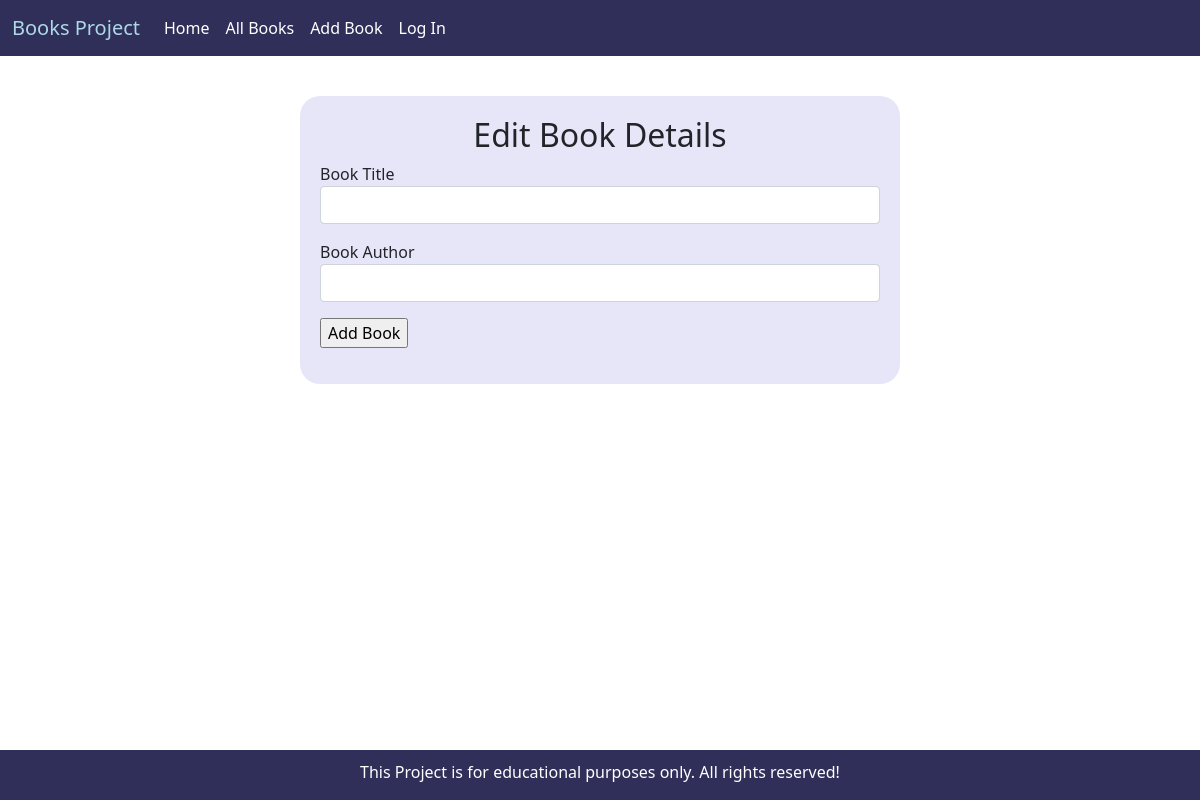
The app's page /update/6, older data.
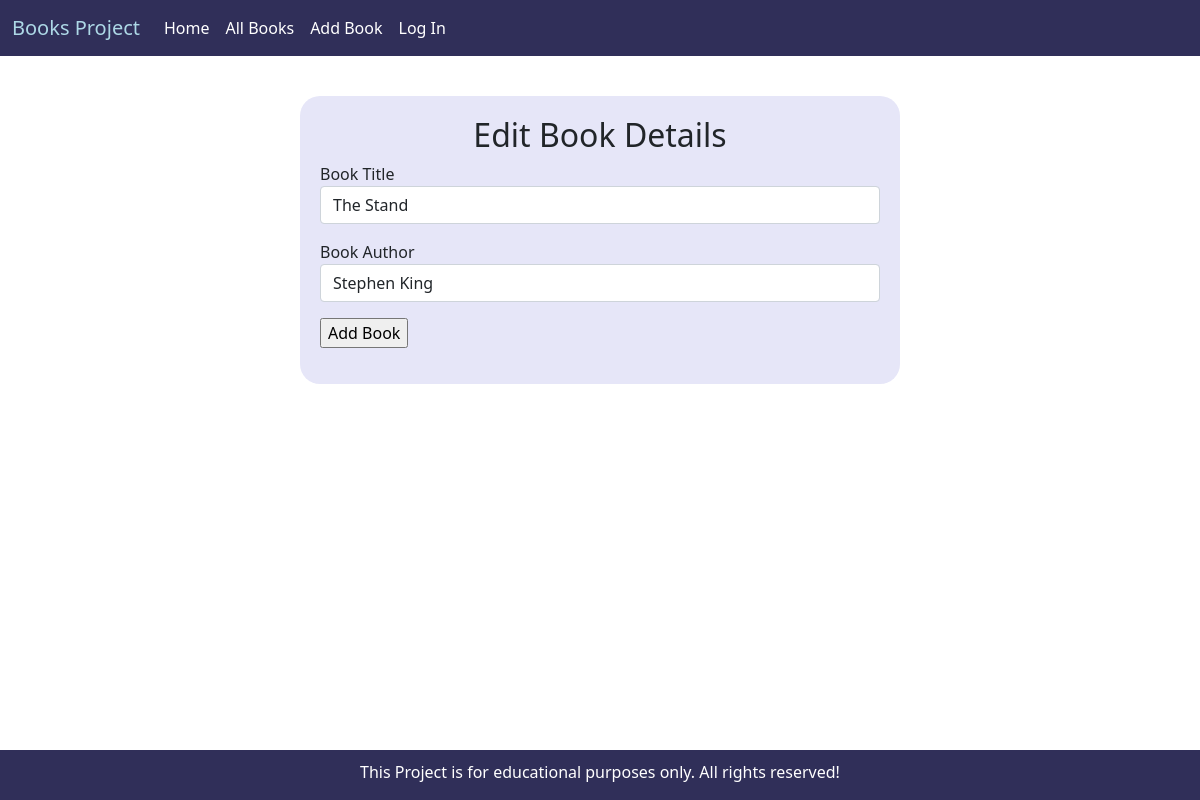
The same page, newer data.
### models.py (models this page shows, shortened)
class Book(db.Model):
    id = db.Column(db.Integer, primary_key = True)
    title = db.Column(db.String(40),index=True,unique=True)
    author = db.Column(db.String(40),index=True,unique = False)
    rating = db.Column(db.Integer, index = True,unique = False)
    genre = db.Column(db.Integer, index= True, unique = False)

### routes.py (the view)
@app.route('/update/<int:book_id>',methods=["GET","POST"])
def update(book_id):
    bookform = forms.BookForm()
    book = Book.query.get(book_id)
    if bookform.validate_on_submit():
        book.title = bookform.title.data
        book.author = bookform.author.data
        db.session.commit()
    return render_template('book_update.html',template_form = bookform,book = book)

### forms.py
class BookForm(FlaskForm):
    title = StringField("Book Title",[validators.DataRequired()])
    author = StringField("Book Author",[validators.DataRequired()])
    rating =  SelectField("Book Rating",choices=[(1,'Terrible'),(2,'Poor'),(3,'Decent'),(4,'Very Good'),(5,'Amazing')])
    genre =  SelectField("Book Genre",choices=[('Fantasy','Fantasy'),('Horror','Horror'),('Mystery','Mystery'),
    ('Romance','Romance'),('Literature','Literature')])
    submit = SubmitField("Add Book")

### templates/book_update.html (shortened to what this page needs)
{% extends 'base.html' %}
{% block content %}
<div class="container-fluid add-book">
    <h2>Edit Book Details</h2>
    <form method ="POST">
        <div class="form-group">
            <p>
            {{ template_form.title.label}}
            {{ template_form.title(class_="form-control",value=book.title)}}
        </p>
        </div>
        <div class="form-group">
            <p>
            {{ template_form.author.label}}
            {{ template_form.author(class_="form-control",value=book.author)}}
        </p>
        </div>
            {{ template_form.submit()}}
    </form>
</div>
  {% endblock %}

### templates/base.html (shortened to what this page needs)
<html lang="en">
<head>
    <link href="https://cdn.jsdelivr.net/npm/bootstrap@5.0.0-beta1/dist/css/bootstrap.min.css" rel="stylesheet">
    <link rel="stylesheet" type="text/css" href="{{ url_for('static', filename='styles.css')}}"/>
    <link rel="stylesheet" href="https://cdn.jsdelivr.net/npm/bootstrap-icons@1.3.0/font/bootstrap-icons.css">
</head>
<body>
    {% extends 'nav_bar.html' %}

### templates/nav_bar.html (shortened to what this page needs)
<nav class="navbar navbar-expand-lg navbar-light" id="my_nav">
    <div class="container-fluid">
      <a class="navbar-brand" href="{{url_for('index')}}" id="brand">Books Project</a>
      <div class="collapse navbar-collapse" id="navbarNavAltMarkup">
        <div class="navbar-nav menu">
          <a class="nav-link active" href="{{url_for('index')}}" id="item">Home</a>
          <a class="nav-link" href="{{url_for('books')}}" id="item">All Books</a>
          <a class="nav-link" href="{{url_for('add_book')}}" id="item">Add Book</a>
          <a class="nav-link" href="#" id="item">Log In</a>
        </div>
      </div>
    </div>
  </nav>
  {% block content %}
  {% endblock %}
    <div class="footer">
      <span> This Project is for educational purposes only. All rights reserved!</span>
    </div>

### static/styles.css (style rules this page uses)
body { background-image: url('https://images.unsplash.com/photo-1519682337058-a94d519337bc?ixid=MXwxMjA3fDB8MHxwaG90by1wYWdlfHx8fGVufDB8fHw%3D&ixlib=rb-1.2.1&auto=format&fit=crop&w=2850&q=80]'); background-repeat: no-repeat; background-attachment: fixed; background-size: cover; }
.footer { text-align: center; color:#FFFF; background-color:#302F59; padding:10px; width:100%; position: fixed; bottom: 0; left: 0; right: 0; height: 50px; }
#my_nav { background-color:#302F59; }
#item { color:#FFFF; }
#brand { color:#ADD8E6 }
.add-book { display: block; width: 50%; margin-top: 40px; display: block; background: #E6E6F8; padding: 20px; border-radius: 20px; }
.add-book h2 { text-align: center; }

Row changes from the older to the newer data that the page shows:
added Book: title "The Stand", author "Stephen King"
